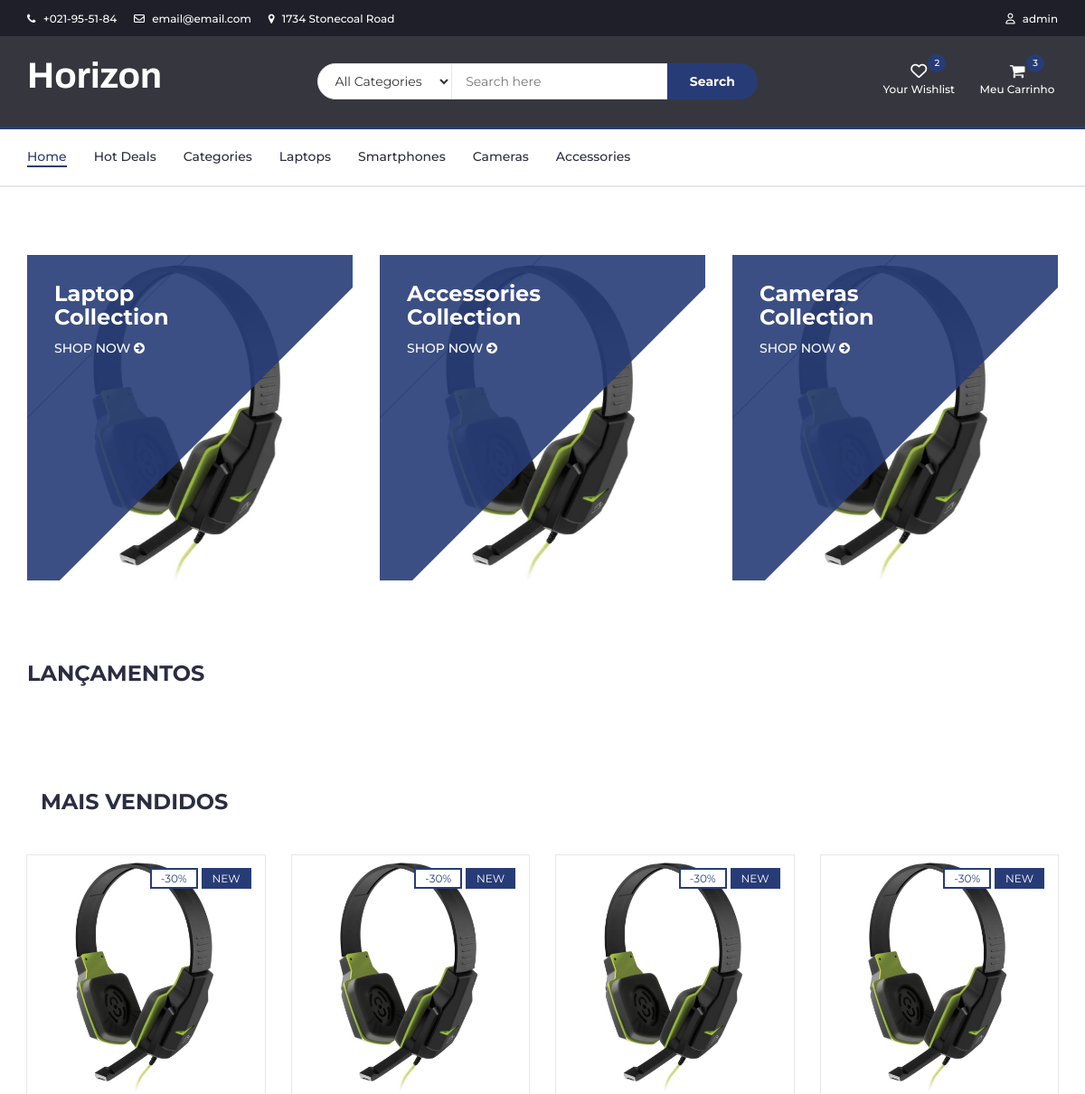
Before: / (signed in, upper part) with the older database file.
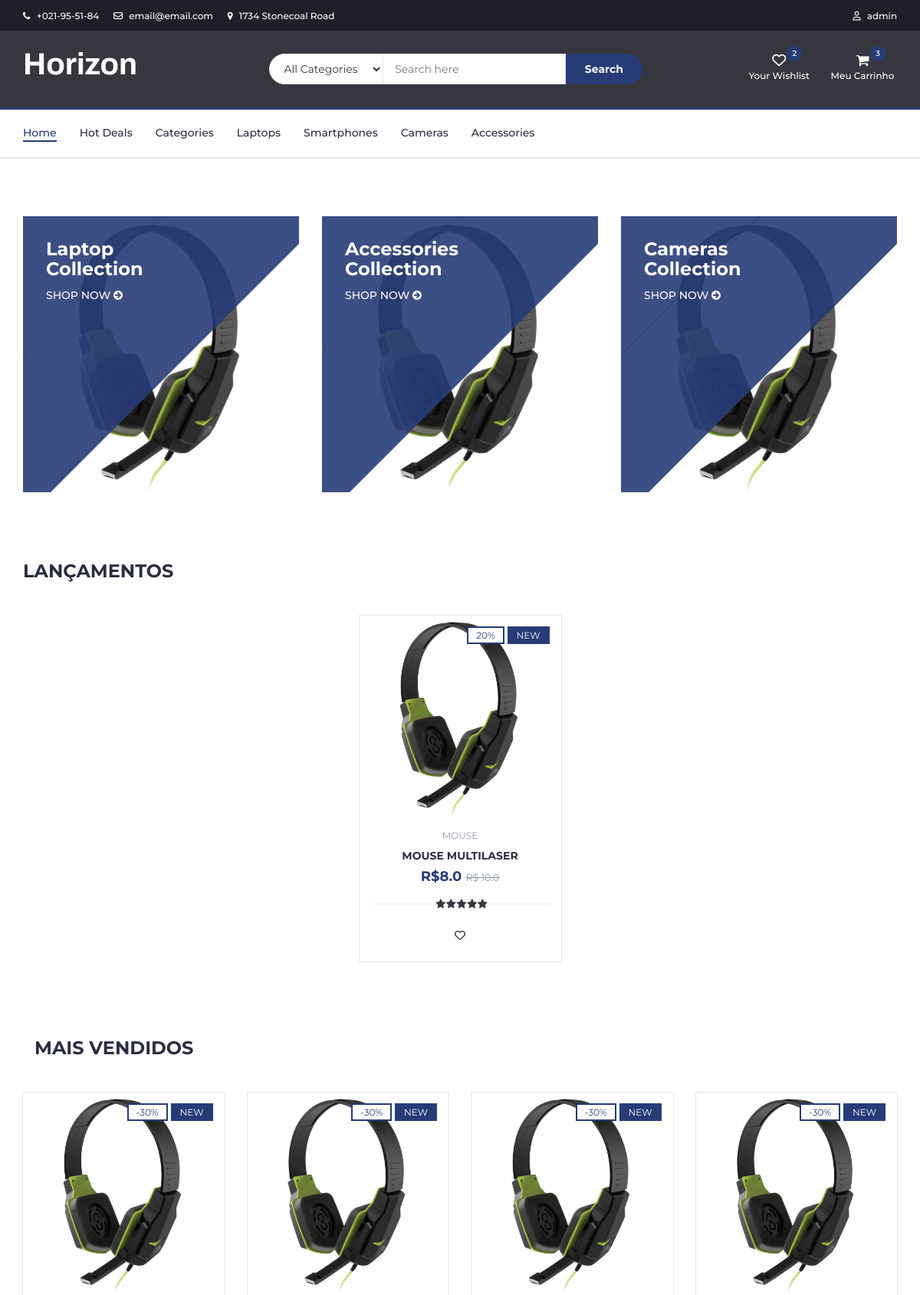
After: the same page with the newer database file.
### ecommerce/models.py (models this page shows, shortened)
class Produtos(models.Model):
    nome = models.CharField(max_length=255,null=False,blank=False)
    preco = models.FloatField(null=False,blank=False)
    preco_desconto = models.FloatField()
    percentual_desconto = models.IntegerField()
    categoria = models.ForeignKey('Categorias',on_delete=models.CASCADE)
    descricao = models.TextField(null=True)
    especificacoes = models.TextField(null=False,blank=True)
    quantidade_estoque = models.IntegerField(null=False,blank=False)
    quantidade_vendida = models.IntegerField(blank=True,null=True)
    cor = models.ManyToManyField('Cores')
    imagem = models.ImageField(null=True,blank=True, upload_to="images/")
    created_at = models.DateTimeField(auto_now_add=True)
    updated_at = models.DateTimeField(auto_now=True)

class Categorias (models.Model):
    class Meta:
        ordering = ['categoria']
    categoria = models.CharField(max_length=255,blank=False,null=False,unique=True)
    def __str__(self) -> str:
        return self.categoria

### ecommerce/views.py (the view)
# urls.py: path('', views.home),
def home(request):
    lancamentos = Produtos.objects.filter(created_at__gte=datetime.datetime.now()-datetime.timedelta(days=7))
    ls = [1,2,2,2,2,2,2,2]
    if request.user.is_authenticated == True:
        cliente = Clientes.objects.filter(usuario = request.user.id).first()
        if cliente == None:
            return redirect('/cadclientes')
        carrinho = Carrinho.objects.filter(cliente = cliente.id)
    else:
        carrinho = ''
    return render(request,'ecommerce/index.html',{'lancamentos':lancamentos,'ls':ls,'carrinho':carrinho})

### ecommerce/templates/ecommerce/index.html (shortened to what the changed rows need)
{% extends 'base.html' %}
{% load static %}
{% block content %}
<div class="section">
    <div class="container">
        <div class="row">
            <div class="col-md-12">
                <div class="row">
                    <div class="products-tabs">
                        <div id="tab1" class="tab-pane active">
                            <div class="products-slick" data-nav="#slick-nav-1">
                                {% for lancamento in lancamentos %}
                                <div class="product">
                                    <div class="product-img">
                                        <img src="{% static '/img/razer.jpg' %}" alt="">
                                        <div class="product-label">
                                            <span class="sale">{{lancamento.percentual_desconto}}%</span>
                                            <span class="new">NEW</span>
                                        </div>
                                    </div>
                                    <div class="product-body">
                                        <p class="product-category">{{lancamento.categoria}}</p>
                                        <h3 class="product-name"><a href="/detalhesproduto/{{lancamento.id}}">{{lancamento.nome}}</a></h3>
                                        <h4 class="product-price">R${{lancamento.preco_desconto}} <del class="product-old-price">R$ {{lancamento.preco}}</del></h4>
                                        <div class="product-rating">
                                            <i class="fa fa-star"></i>
                                            <i class="fa fa-star"></i>
                                            <i class="fa fa-star"></i>
                                            <i class="fa fa-star"></i>
                                            <i class="fa fa-star"></i>
                                        </div>
                                        <div class="product-btns">
                                            <button class="add-to-wishlist"><i class="fa fa-heart-o"></i><span class="tooltipp">add to wishlist</span></button>
                                        </div>
                                    </div>
                                    <div class="add-to-cart">
                                        <form action="/cart/{{lancamento.id}}/1">
                                            <button class="add-to-cart-btn">COMPRAR</button>
                                        </form>
                                    </div>
                                </div>
                                {% endfor %}
                            </div>
                        </div>
                    </div>
                </div>
            </div>
        </div>
    </div>
</div>
<br><br>
<div id="store" class="col-md-12">
    <div class="row">
        {% for l in ls %}
        <div class="col-md-3 col-xs-6" style="margin-bottom: 6rem;">
            <div class="product">
                <div class="product-img">
                    <img src="{% static '/img/razer.jpg' %}" alt="">
                    <div class="product-label">
                        <span class="sale">-30%</span>
                        <span class="new">NEW</span>
                    </div>
                </div>
            </div>
        </div>
        {% endfor %}
    </div>
</div>
<br>
{% endblock %}

Changed rows visible on the page:
added Produtos: percentual_desconto "20", categoria "MOUSE", nome "MOUSE MULTILASER", preco_desconto "8.0", preco "10.0"
